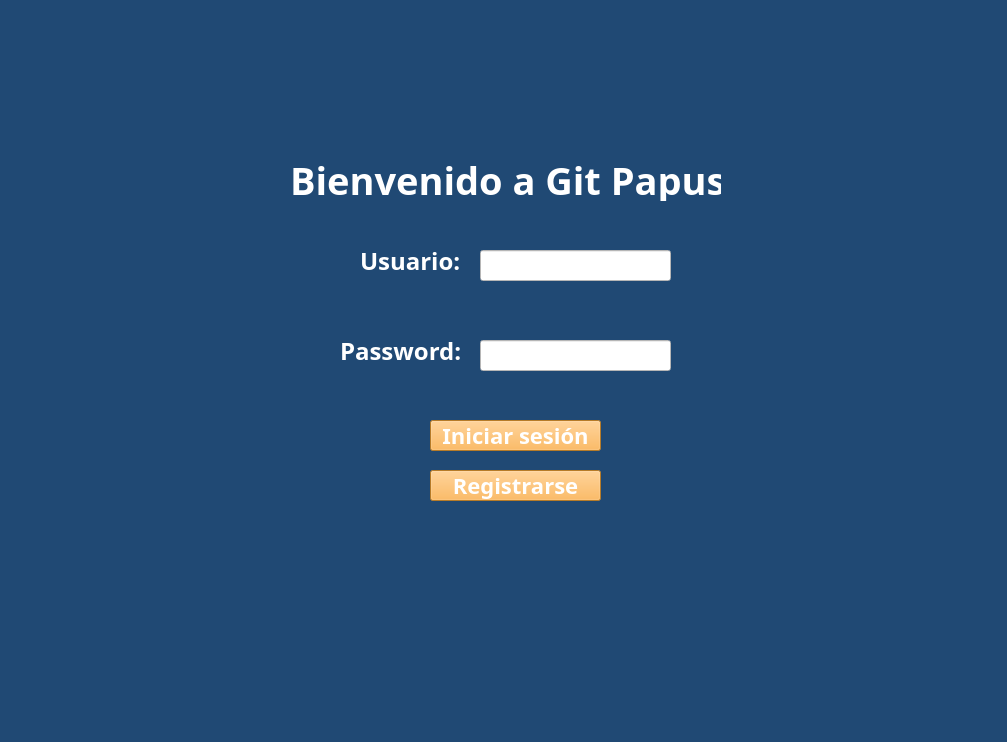
<?xml version="1.0" encoding="UTF-8"?>
<ui version="4.0">
 <class>Git</class>
 <widget class="QMainWindow" name="Git">
  <property name="geometry">
   <rect>
    <x>0</x>
    <y>0</y>
    <width>1007</width>
    <height>742</height>
   </rect>
  </property>
  <property name="windowTitle">
   <string>Git</string>
  </property>
  <property name="styleSheet">
   <string notr="true">background-color: rgb(32, 73, 116)</string>
  </property>
  <widget class="QWidget" name="centralwidget">
   <widget class="QStackedWidget" name="stackedWidget">
    <property name="geometry">
     <rect>
      <x>0</x>
      <y>0</y>
      <width>1011</width>
      <height>721</height>
     </rect>
    </property>
    <property name="styleSheet">
     <string notr="true">background-color: rgb(32, 73, 116)</string>
    </property>
    <property name="currentIndex">
     <number>0</number>
    </property>
    <widget class="QWidget" name="page_inicio">
     <property name="autoFillBackground">
      <bool>false</bool>
     </property>
     <property name="styleSheet">
      <string notr="true"/>
     </property>
     <widget class="QPushButton" name="btn_iniciarSesion">
      <property name="geometry">
       <rect>
        <x>430</x>
        <y>420</y>
        <width>171</width>
        <height>31</height>
       </rect>
      </property>
      <property name="styleSheet">
       <string notr="true">background-color: rgb(255, 172, 56);
font-family: ebrima;
color:rgb(255, 255, 255);
font-size: 22px;
font-weight: bold;</string>
      </property>
      <property name="text">
       <string>Iniciar sesión</string>
      </property>
     </widget>
     <widget class="QLabel" name="label">
      <property name="geometry">
       <rect>
        <x>290</x>
        <y>160</y>
        <width>431</width>
        <height>41</height>
       </rect>
      </property>
      <property name="styleSheet">
       <string notr="true">font-family: ebrima;
color:rgb(255, 255, 255);
font-size: 38px;
font-weight: bold;</string>
      </property>
      <property name="text">
       <string>Bienvenido a Git Papus</string>
      </property>
     </widget>
     <widget class="QLabel" name="label_2">
      <property name="geometry">
       <rect>
        <x>360</x>
        <y>250</y>
        <width>111</width>
        <height>21</height>
       </rect>
      </property>
      <property name="styleSheet">
       <string notr="true">font-family: ebrima;
color:rgb(255, 255, 255);
font-size: 24px;
font-weight: bold;</string>
      </property>
      <property name="text">
       <string>Usuario:</string>
      </property>
     </widget>
     <widget class="QLabel" name="label_3">
      <property name="geometry">
       <rect>
        <x>340</x>
        <y>340</y>
        <width>121</width>
        <height>21</height>
       </rect>
      </property>
      <property name="styleSheet">
       <string notr="true">font-family: ebrima;
color:rgb(255, 255, 255);
font-size: 24px;
font-weight: bold;</string>
      </property>
      <property name="text">
       <string>Password:</string>
      </property>
     </widget>
     <widget class="QPushButton" name="btn_registrar">
      <property name="geometry">
       <rect>
        <x>430</x>
        <y>470</y>
        <width>171</width>
        <height>31</height>
       </rect>
      </property>
      <property name="styleSheet">
       <string notr="true">background-color: rgb(255, 172, 56);
font-family: ebrima;
color:rgb(255, 255, 255);
font-size: 22px;
font-weight: bold;</string>
      </property>
      <property name="text">
       <string>Registrarse</string>
      </property>
     </widget>
     <widget class="QLineEdit" name="text_usuario">
      <property name="geometry">
       <rect>
        <x>480</x>
        <y>250</y>
        <width>191</width>
        <height>31</height>
       </rect>
      </property>
      <property name="styleSheet">
       <string notr="true">background-color: rgb(255, 255, 255);
font-family: ebrima;
color:rgb(0, 0, 0);
font-size: 16px;
font-weight: bold;</string>
      </property>
     </widget>
     <widget class="QLineEdit" name="text_password">
      <property name="geometry">
       <rect>
        <x>480</x>
        <y>340</y>
        <width>191</width>
        <height>31</height>
       </rect>
      </property>
      <property name="styleSheet">
       <string notr="true">background-color: rgb(255, 255, 255);
font-family: ebrima;
color:rgb(0, 0, 0);
font-size: 18px;
font-weight: bold;</string>
      </property>
     </widget>
    </widget>
    <widget class="QWidget" name="page_registro">
     <widget class="QLabel" name="label_4">
      <property name="geometry">
       <rect>
        <x>360</x>
        <y>350</y>
        <width>121</width>
        <height>21</height>
       </rect>
      </property>
      <property name="styleSheet">
       <string notr="true">font-family: ebrima;
color:rgb(255, 255, 255);
font-size: 24px;
font-weight: bold;</string>
      </property>
      <property name="text">
       <string>Password:</string>
      </property>
     </widget>
     <widget class="QLineEdit" name="text_usuarioRegistro">
      <property name="geometry">
       <rect>
        <x>500</x>
        <y>260</y>
        <width>191</width>
        <height>31</height>
       </rect>
      </property>
      <property name="styleSheet">
       <string notr="true">background-color: rgb(255, 255, 255);
font-family: ebrima;
color:rgb(0, 0, 0);
font-size: 16px;
font-weight: bold;</string>
      </property>
     </widget>
     <widget class="QLineEdit" name="text_passwordRegistro">
      <property name="geometry">
       <rect>
        <x>500</x>
        <y>350</y>
        <width>191</width>
        <height>31</height>
       </rect>
      </property>
      <property name="styleSheet">
       <string notr="true">background-color: rgb(255, 255, 255);
font-family: ebrima;
color:rgb(0, 0, 0);
font-size: 18px;
font-weight: bold;</string>
      </property>
     </widget>
     <widget class="QLabel" name="label_5">
      <property name="geometry">
       <rect>
        <x>380</x>
        <y>260</y>
        <width>111</width>
        <height>21</height>
       </rect>
      </property>
      <property name="styleSheet">
       <string notr="true">font-family: ebrima;
color:rgb(255, 255, 255);
font-size: 24px;
font-weight: bold;</string>
      </property>
      <property name="text">
       <string>Usuario:</string>
      </property>
     </widget>
     <widget class="QLabel" name="label_6">
      <property name="geometry">
       <rect>
        <x>450</x>
        <y>160</y>
        <width>151</width>
        <height>51</height>
       </rect>
      </property>
      <property name="styleSheet">
       <string notr="true">font-family: ebrima;
color:rgb(255, 255, 255);
font-size: 38px;
font-weight: bold;</string>
      </property>
      <property name="text">
       <string>Registro</string>
      </property>
     </widget>
     <widget class="QPushButton" name="btn_registrarse">
      <property name="geometry">
       <rect>
        <x>470</x>
        <y>440</y>
        <width>171</width>
        <height>31</height>
       </rect>
      </property>
      <property name="styleSheet">
       <string notr="true">background-color: rgb(255, 172, 56);
font-family: ebrima;
color:rgb(255, 255, 255);
font-size: 22px;
font-weight: bold;</string>
      </property>
      <property name="text">
       <string>Registrarse</string>
      </property>
     </widget>
     <widget class="QPushButton" name="btn_atrasRegistro">
      <property name="geometry">
       <rect>
        <x>470</x>
        <y>490</y>
        <width>171</width>
        <height>31</height>
       </rect>
      </property>
      <property name="styleSheet">
       <string notr="true">background-color: rgb(255, 172, 56);
font-family: ebrima;
color:rgb(255, 255, 255);
font-size: 22px;
font-weight: bold;</string>
      </property>
      <property name="text">
       <string>Atrás</string>
      </property>
     </widget>
    </widget>
   </widget>
  </widget>
  <widget class="QMenuBar" name="menubar">
   <property name="geometry">
    <rect>
     <x>0</x>
     <y>0</y>
     <width>1007</width>
     <height>21</height>
    </rect>
   </property>
  </widget>
  <widget class="QStatusBar" name="statusbar"/>
 </widget>
 <resources/>
 <connections/>
</ui>
